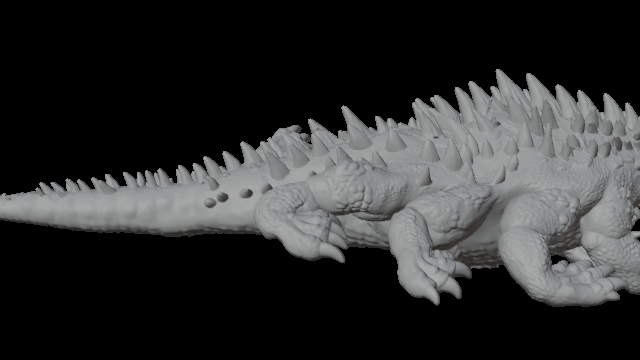
#> input picture data/generated/eight_leg_render/blender_001.png, 640 x 360 px
$ python make_side_by_side_video.py --video ../data/generated/eight_leg_render/blender_001.png --render-dir ../data/generated/eight_leg_render --output out.png
#> lines starting #> are read from the running program, lines starting #| are printed output that depends on the picture
import argparse
from pathlib import Path
import cv2

def main():
    p=argparse.ArgumentParser(); p.add_argument('--video',required=True); p.add_argument('--render-dir',required=True); p.add_argument('--output',required=True); a=p.parse_args()
    cap=cv2.VideoCapture(a.video); fps=cap.get(cv2.CAP_PROP_FPS) or 24; first=cv2.imread(str(Path(a.render_dir)/'blender_001.png'))
#> in main, first is the input picture: shape (360, 640, 3); mean B, G, R 46.6, 46.4, 46
    if first is None: raise RuntimeError('No Blender renders found')
    h,w=first.shape[:2]; writer=cv2.VideoWriter(a.output,cv2.VideoWriter_fourcc(*'mp4v'),fps,(w*2,h))
#> after `h, w = first.shape[:2]`: h = 360; w = 640
    i=1
    while True:
        ok,ref=cap.read()
        if not ok: break
        render=cv2.imread(str(Path(a.render_dir)/f'blender_{i:03d}.png'))
        if render is None: break
        ref=cv2.resize(ref,(w,h)); frame=cv2.hconcat([ref,render]); cv2.putText(frame,'MP4',(20,35),0,.9,(0,255,255),2); cv2.putText(frame,'Blender corrected',(w+20,35),0,.9,(0,255,255),2); writer.write(frame); i+=1
#> after `frame = cv2.hconcat([ref, render])`:
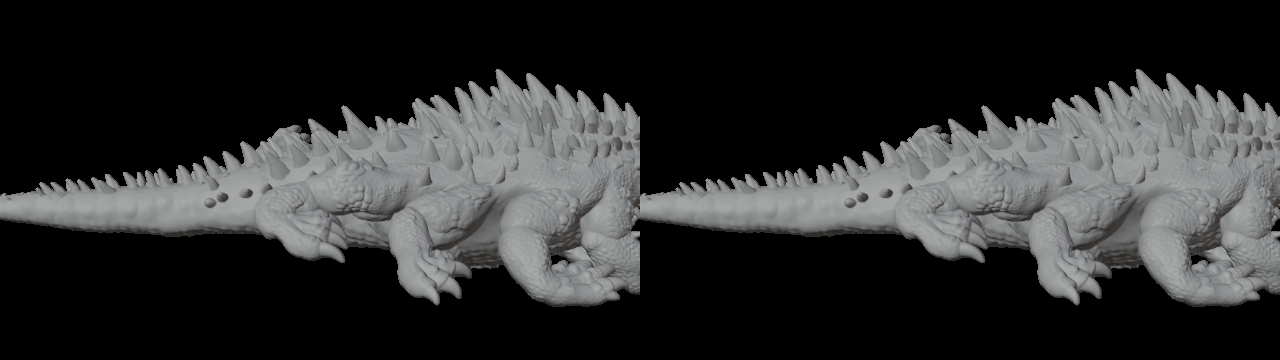
#> frame: shape (360, 1280, 3); mean B, G, R 46.6, 46.4, 46
#> after `cv2.putText(frame, 'Blender corrected', (w + 20, 35), 0, 0.9, (0, 255,`:
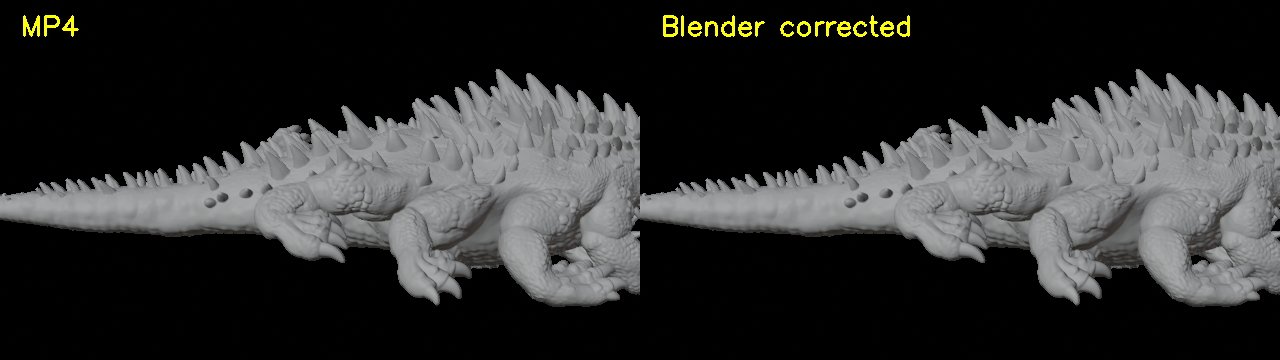
#> frame: shape (360, 1280, 3); mean B, G, R 46.6, 47.7, 47.3
    cap.release(); writer.release(); print({'frames':i-1,'output':a.output})
if __name__=='__main__': main()
